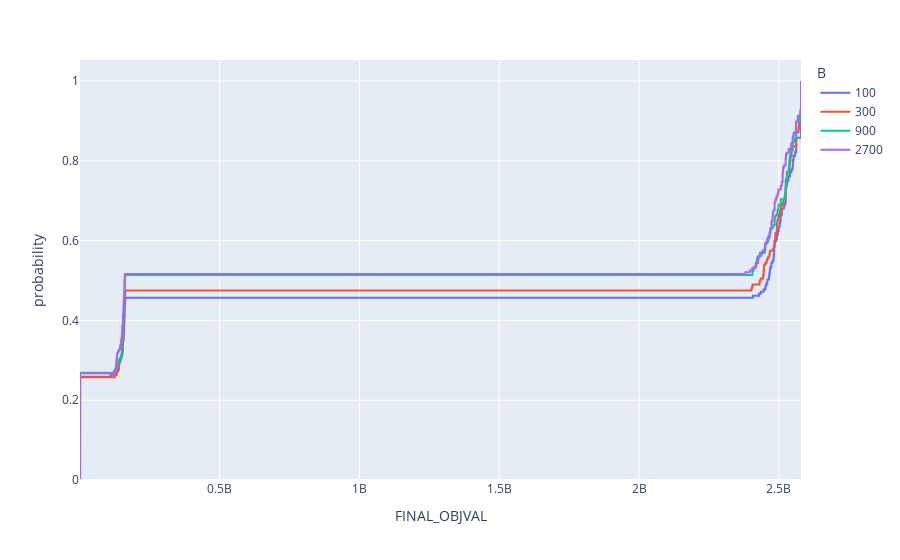

The cell this chart's notebook holds for it:
### Code cell
fig = px.ecdf(df_all, x="FINAL_OBJVAL", color = "B")
fig.show()

### Figure 1 — Plotly figure (JSON) as saved in the notebook; plotly's stock layout.template omitted (floating-point values rounded to 4 significant figures; data arrays with more than 128 entries replaced by an {"elided": "..."} marker saying what was removed)
{"data": [{"hovertemplate": "B=100<br>FINAL_OBJVAL=%{x}<br>probability=%{y}<extra></extra>", "legendgroup": "100", "line": {"dash": "solid", "shape": "hv"}, "marker": {"color": "#636efa", "symbol": "circle"}, "mode": "lines", "name": "100", "orientation": "v", "showlegend": true, "type": "scatter", "x": {"elided": "197 float values"}, "xaxis": "x", "y": {"elided": "197 float values"}, "yaxis": "y"}, {"hovertemplate": "B=300<br>FINAL_OBJVAL=%{x}<br>probability=%{y}<extra></extra>", "legendgroup": "300", "line": {"dash": "solid", "shape": "hv"}, "marker": {"color": "#EF553B", "symbol": "circle"}, "mode": "lines", "name": "300", "orientation": "v", "showlegend": true, "type": "scatter", "x": {"elided": "202 float values"}, "xaxis": "x", "y": {"elided": "202 float values"}, "yaxis": "y"}, {"hovertemplate": "B=900<br>FINAL_OBJVAL=%{x}<br>probability=%{y}<extra></extra>", "legendgroup": "900", "line": {"dash": "solid", "shape": "hv"}, "marker": {"color": "#00cc96", "symbol": "circle"}, "mode": "lines", "name": "900", "orientation": "v", "showlegend": true, "type": "scatter", "x": {"elided": "216 float values"}, "xaxis": "x", "y": {"elided": "216 float values"}, "yaxis": "y"}, {"hovertemplate": "B=2700<br>FINAL_OBJVAL=%{x}<br>probability=%{y}<extra></extra>", "legendgroup": "2700", "line": {"dash": "solid", "shape": "hv"}, "marker": {"color": "#ab63fa", "symbol": "circle"}, "mode": "lines", "name": "2700", "orientation": "v", "showlegend": true, "type": "scatter", "x": {"elided": "217 float values"}, "xaxis": "x", "y": {"elided": "217 float values"}, "yaxis": "y"}], "layout": {"legend": {"title": {"text": "B"}, "tracegroupgap": 0}, "margin": {"t": 60}, "xaxis": {"anchor": "y", "domain": [0, 1], "title": {"text": "FINAL_OBJVAL"}}, "yaxis": {"anchor": "x", "domain": [0, 1], "rangemode": "tozero", "title": {"text": "probability"}}}}
